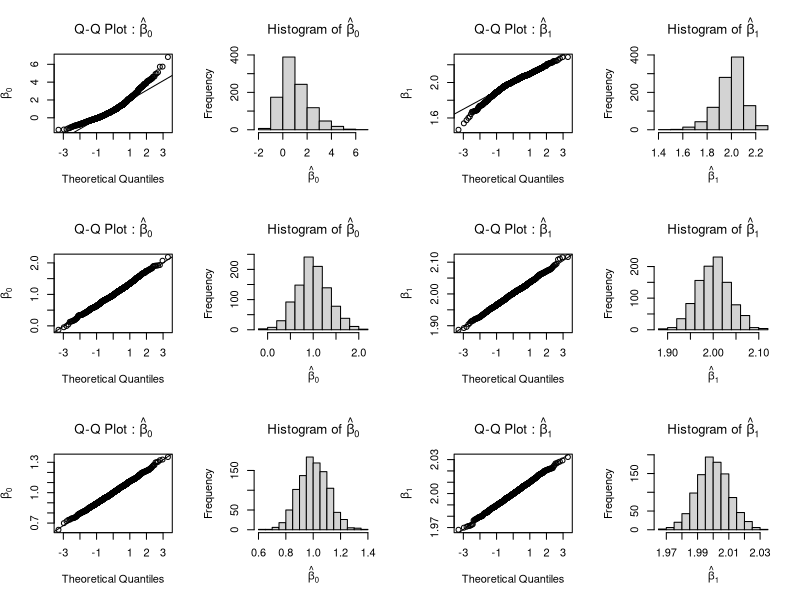
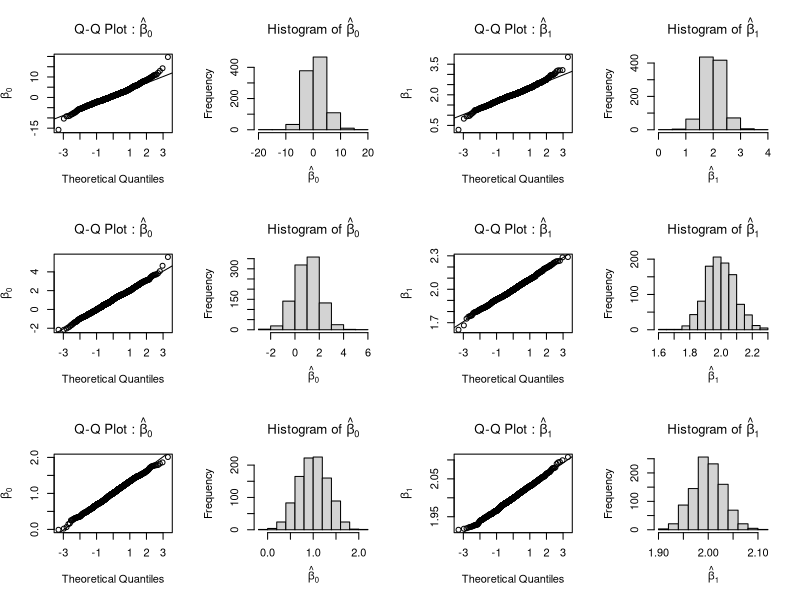
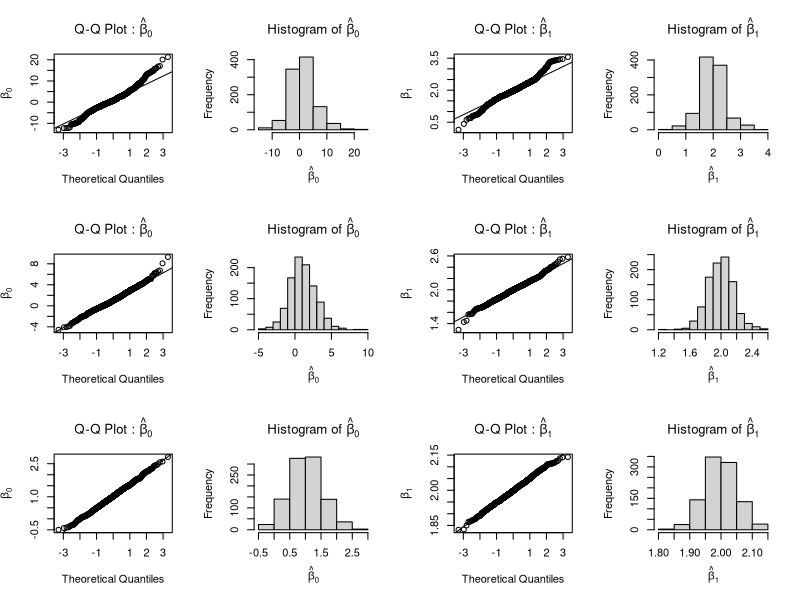

These figures' R source, in order:
##
#####
#####  Stat 211 -- Problem Set 2, Problem 4
#####
#####
##
#####
#####	getData() simulates nsims datasets with nobs observations per dataset
#####	with one of five error distributions
#####
##
getData <- function( nobs=10, nsims=1000, distn="normal", 
                     location=0, scale=1, minimum=-1, maximum=1 ){
  if ( !is.element( distn, c( "normal", "cauchy", "uniform", "dexp", "sexp" ) ) ) 
    stop( "Enter a valid distribution" )	
  beta0 <- 1
  beta1 <- 2
  x <- rnorm( n = nobs, mean = 10, sd = 3 )
  if ( distn == "normal" ) epsilon <- rnorm( nobs * nsims, location, scale )
  else if ( distn == "cauchy" ) epsilon <- rcauchy( nobs * nsims, location, scale )
  else if ( distn == "uniform" ) epsilon <- runif( nobs * nsims, minimum, maximum )
  else if ( distn == "dexp" ) epsilon <- rexp( nobs * nsims, 1/scale ) - rexp( nobs * nsims, 1/scale )
  else if ( distn == "sexp" ) epsilon <- rexp( nobs * nsims, 1/scale ) - scale 
  y <- matrix( beta0 + beta1 * x + epsilon, nrow = nobs, ncol=nsims )
  return( list( y=y, x=x ) )
}
##
##	Example call to simData : generate 1000 datasets with n=10 obs per data set
##	with errors from a Normal distribution with mean (location) 0 and scale 1
##
normData <- getData( nobs=10, nsims=1000, distn="normal", location=0, scale=1 )
normData$y[,1:5]
normData$x

##
#####
#####	OLSestimates() calculates the OLS estimates for each simulated dataset
#####
##
OLSestimates <- function( simData ){
  x <- simData$x
  y <- simData$y
  nobs <- length(x)
  x.bar <- mean(x)
  y.bar <- as.vector(rep(1, nobs) %*% y) / nobs
  s.xx <- sum(x^2) - nobs*(x.bar^2)
  s.yy <- as.vector(rep(1, nobs) %*% y^2) - nobs*(y.bar^2)
  s.xy <-  as.vector(rep(1, nobs) %*% (x*y)) - nobs*x.bar*y.bar
  b1.hat <- s.xy / s.xx
  b0.hat <- y.bar - b1.hat*x.bar
  sigma2.hat <- (1/(nobs-2)) * (s.yy - (s.xy^2/s.xx))
  sigma.hat <- sqrt(sigma2.hat)
  se.b1 <- sigma.hat * sqrt(1/s.xx)
  se.b0 <- sigma.hat * sqrt((s.xx + nobs*x.bar^2) / (nobs*s.xx))
  return( as.data.frame( cbind( b0.hat, b1.hat, se.b0, se.b1 ) ) )
}  
##
##	Example call to OLSestimates : Calculate the OLS estimates based upon 1000 
##	simulated datasets with n=10 obs per data set and errors from a Normal 
##  distribution with mean (location) 0 and scale 1
##
normOLS <- OLSestimates( normData )
normOLS[1:5,]
summary( lm( normData$y[,1] ~ normData$x ) )$coefficients

##
#####
#####	getCoverage() computes 95% CIs for each parameter and estimates
#####	the coverage probability of each CI across the simulations
#####
##
getCoverage <- function( estimates, nobs ){
  nsims <- dim( estimates )[1]
  b0Low <- estimates$b0.hat - ( qt( 0.975, nobs-2 ) * estimates$se.b0 )
  b0Up <- estimates$b0.hat + ( qt( 0.975, nobs-2 ) * estimates$se.b0 )
  b1Low <- estimates$b1.hat - ( qt( 0.975, nobs-2 ) * estimates$se.b1 )
  b1Up <- estimates$b1.hat + ( qt( 0.975, nobs-2 ) * estimates$se.b1 )
  b0Cover <- 1 - ( sum( 1 < b0Low ) + sum( 1 > b0Up ) ) / nsims
  b1Cover <- 1 - ( sum( 2 < b1Low ) + sum( 2 > b1Up ) ) / nsims
  return( c( b0Cover, b1Cover ) )
}
##
##	Example call to getCoverage : Calculate the coverage probability forthe previous 
##	simulated datasets with n=10 obs per data set and errors from a Normal 
##  distribution with mean (location) 0 and scale 1
##
getCoverage( estimates=normOLS, nobs=10 )

##
#####
##### 	getSumm() calculates the mean of the OLS estimates and variances and
#####	reports these along with the resulting coverage probabilities 
#####
##
getSumm <- function( estimates, nobs ){
  nsims <- dim( estimates )[1]
  mean.b0 <- mean( estimates$b0.hat )
  se.b0 <- mean( estimates$se.b0 )
  mean.b1 <- mean( estimates$b1.hat )
  se.b1 <- mean( estimates$se.b1 )
  coverage <- getCoverage( estimates, nobs = nobs )
  rslt <- round( c( mean.b0, se.b0, coverage[1], mean.b1, se.b1, coverage[2] ), 3 )
  names( rslt ) <- c( "mean_b0", "se_b0", "cov_b0", "mean_b1", "se_b1", "cov_b1" ) 
  return( rslt )
}
getSumm( normOLS, nobs=10 )

options(object.size = 9e6)
##
#####
#####  Case 1:  Normal errors with mean 0, n = 10, 100, 1000, scale = 1, 3, 5 #####
#####
##
nobs <- c( 10, 100, 1000 )
scale <- c( 1, 3, 5 )
summStats <- NULL

for ( i in scale){
  par( mfrow=c(3,4) )
  for ( j in nobs ){
    simData <- getData( nobs=j, nsims=1000, distn="sexp", location=0, scale=i)
    estimates <- OLSestimates( simData )
    summStats <- rbind( summStats, getSumm( estimates, nobs=j ) )
    #####  Graphical representations to investigate normality  #####
    qqnorm( estimates$b0.hat, ylab=expression( hat(beta)[0] ), 
            main=expression( paste( "Q-Q Plot : ", hat(beta)[0] ) ) )
    qqline( estimates$b0.hat )
    hist( 	estimates$b0.hat, xlab=expression( hat(beta)[0] ), 
           main=expression( paste( "Histogram of ", hat(beta)[0] ) ) )
    qqnorm( estimates$b1.hat, ylab=expression( hat(beta)[1] ), 
            main=expression( paste( "Q-Q Plot : ", hat(beta)[1] ) ) )
    qqline( estimates$b1.hat )
    hist( 	estimates$b1.hat, xlab=expression( hat(beta)[1] ), 
           main=expression( paste( "Histogram of ", hat(beta)[1] ) ) )			
  }
}
dimnames( summStats )[[1]] <- paste( "n=", rep(nobs, 3 ), ", scale=", rep(scale, each=3), " : ", sep="" )
summStats
